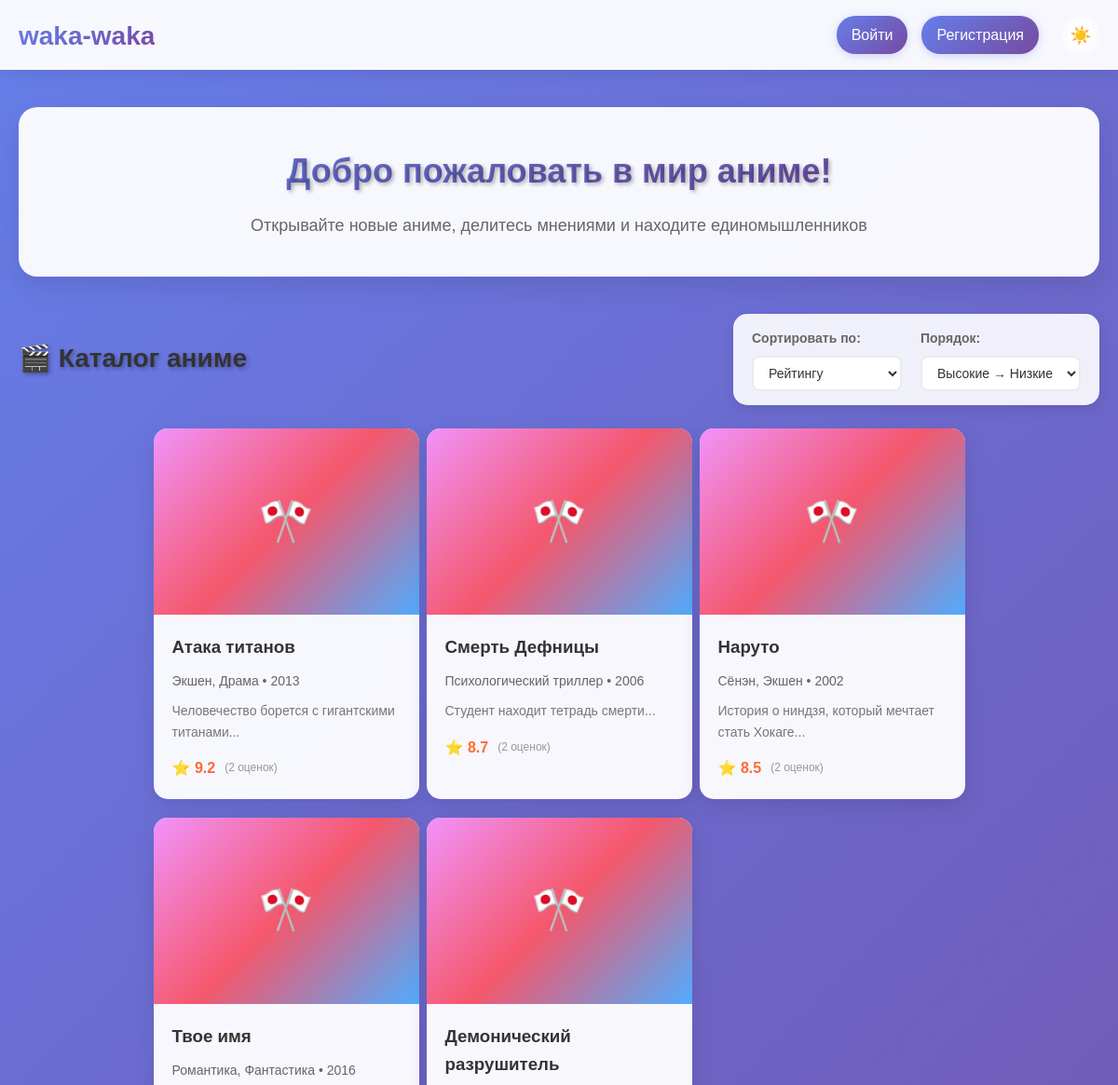
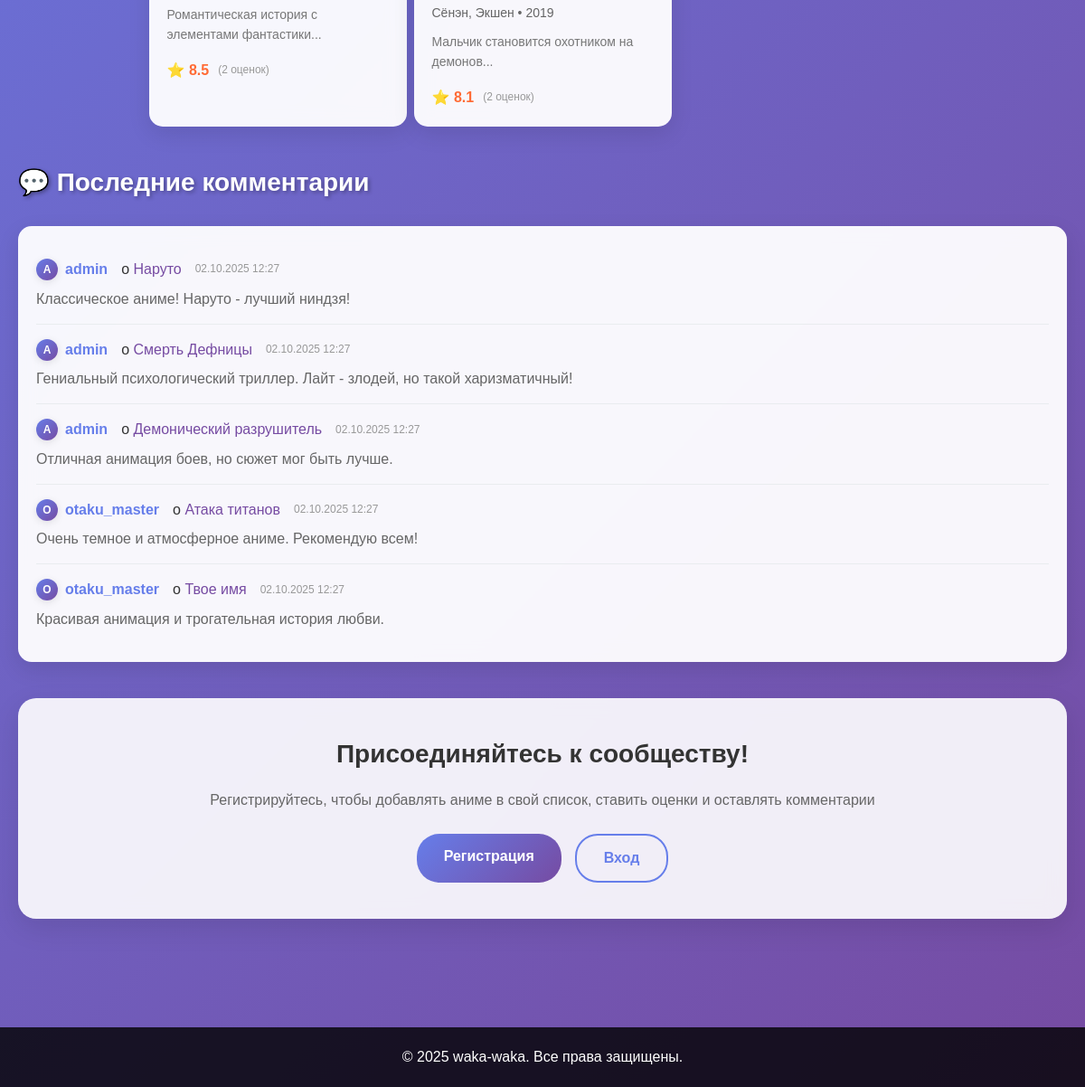
The page / on the database its author committed (2 pictures, top to bottom).
### tables this page shows
CREATE TABLE anime (
    id INT PRIMARY KEY AUTO_INCREMENT,
    title VARCHAR(255) NOT NULL,
    description TEXT,
    genre VARCHAR(100),
    year INT,
    studio VARCHAR(255) DEFAULT NULL,
    image_url VARCHAR(255),
    trailer_url VARCHAR(255) DEFAULT NULL,
    created_by INT,
    created_at TIMESTAMP DEFAULT CURRENT_TIMESTAMP,
    FOREIGN KEY (created_by) REFERENCES users(id) ON DELETE SET NULL
);

CREATE TABLE comments (
    id INT PRIMARY KEY AUTO_INCREMENT,
    user_id INT NOT NULL,
    anime_id INT NOT NULL,
    comment TEXT NOT NULL,
    created_at TIMESTAMP DEFAULT CURRENT_TIMESTAMP,
    FOREIGN KEY (user_id) REFERENCES users(id) ON DELETE CASCADE,
    FOREIGN KEY (anime_id) REFERENCES anime(id) ON DELETE CASCADE
);

CREATE TABLE users (
    id INT PRIMARY KEY AUTO_INCREMENT,
    username VARCHAR(50) NOT NULL UNIQUE,
    email VARCHAR(100) NOT NULL UNIQUE,
    password VARCHAR(255) NOT NULL,
    role ENUM('user', 'admin') DEFAULT 'user',
    avatar VARCHAR(255) DEFAULT NULL,
    created_at TIMESTAMP DEFAULT CURRENT_TIMESTAMP
);

### config.php (called while the page is built, shortened)
<?php
function getDB() {
    try {
        $pdo = new PDO("mysql:host=" . DB_HOST . ";dbname=" . DB_NAME . ";charset=utf8", DB_USER, DB_PASS);
        $pdo->setAttribute(PDO::ATTR_ERRMODE, PDO::ERRMODE_EXCEPTION);
        return $pdo;
    } catch(PDOException $e) {
        die("Ошибка подключения к базе данных: " . $e->getMessage());
    }
}
function isLoggedIn() {
    return isset($_SESSION['user_id']);
}
function getCurrentUser() {
    if (!isLoggedIn()) {
        return null;
    }
    $pdo = getDB();
    $stmt = $pdo->prepare("SELECT * FROM users WHERE id = ?");
    $stmt->execute([$_SESSION['user_id']]);
    return $stmt->fetch(PDO::FETCH_ASSOC);
}
function h($text) {
    return htmlspecialchars($text, ENT_QUOTES, 'UTF-8');
}
function formatDate($date) {
    return date('d.m.Y H:i', strtotime($date));
}
?>

### index.php (the view, shortened to what this page needs)
<?php
require_once 'config.php';
$pdo = getDB();
$sortBy = $_GET['sort'] ?? 'rating';
$sortOrder = $_GET['order'] ?? 'desc';
$baseQuery = "
    SELECT a.*, AVG(r.overall_rating) as avg_rating, COUNT(r.overall_rating) as rating_count
    FROM anime a
    LEFT JOIN ratings r ON a.id = r.anime_id
";
$whereClause = "";
$queryParams = [];
$groupClause = " GROUP BY a.id";
$orderClause = "";
switch ($sortBy) {
    case 'rating':
        $orderClause = "ORDER BY avg_rating $sortOrder, rating_count DESC";
        break;
}
$fullQuery = $baseQuery . $whereClause . $groupClause . " " . $orderClause . " LIMIT 20";
if (!empty($queryParams)) {
    $stmt = $pdo->prepare($fullQuery);
    $stmt->execute($queryParams);
    $topAnime = $stmt->fetchAll(PDO::FETCH_ASSOC);
} else {
    $topAnime = $pdo->query($fullQuery)->fetchAll(PDO::FETCH_ASSOC);
}
$latestCommentsQuery = "
    SELECT c.*, u.username, u.avatar, u.id as user_id, a.title as anime_title
    FROM comments c
    JOIN users u ON c.user_id = u.id
    JOIN anime a ON c.anime_id = a.id
    ORDER BY c.created_at DESC
    LIMIT 5
";
$latestComments = $pdo->query($latestCommentsQuery)->fetchAll(PDO::FETCH_ASSOC);
$currentUser = getCurrentUser();
?>
<!DOCTYPE html>
<html lang="ru">
<head>
    <link rel="stylesheet" href="style.css">
</head>
<body>
    <header class="header">
        <div class="container">
            <h1 class="logo"><a href="index.php"><?php echo SITE_NAME; ?></a></h1>
            <nav class="nav">
                <?php if ($currentUser): ?>
                    <?php if (isAdmin()): ?>
                        <a href="add_anime.php">Добавить аниме</a>
                    <?php endif; ?>
                    <a href="logout.php">Выйти</a>
                    <div class="user-info avatar-dropdown">
                        <div class="avatar-trigger" onclick="toggleAvatarDropdown()">
                            <span class="user-name"><?php echo h($currentUser['username']); ?></span>
                            <?php if ($currentUser['avatar'] && file_exists($currentUser['avatar'])): ?>
                                <img src="<?php echo h($currentUser['avatar']); ?>" alt="Аватарка <?php echo h($currentUser['username']); ?>" class="user-avatar">
                            <?php else: ?>
                                <div class="user-avatar" title="<?php echo h($currentUser['username']); ?>">
                                    <?php echo strtoupper(substr($currentUser['username'], 0, 1)); ?>
                                </div>
                            <?php endif; ?>
                        </div>
                        <div class="avatar-dropdown-menu" id="avatarDropdown">
                            <div class="dropdown-item">
                                <button type="button" class="dropdown-button" onclick="window.location.href='profile.php'">
                                    👤 Личный кабинет
                                </button>
                            </div>
                            <div class="dropdown-item">
                                <form action="upload_avatar.php" method="post" enctype="multipart/form-data" id="avatarForm">
                                    <input type="file" name="avatar" id="avatarInput" accept="image/*" style="display: none;" onchange="handleAvatarUpload(this)">
                                    <label for="avatarInput" class="dropdown-button">
                                        📁 Изменить аватарку
                                    </label>
                                </form>
                            </div>
                            <?php if ($currentUser['avatar']): ?>
                            <div class="dropdown-item">
                                <form action="upload_avatar.php" method="post">
                                    <button type="submit" name="delete_avatar" class="dropdown-button delete" onclick="return confirm('Удалить аватарку?')">
                                        🗑️ Удалить аватарку
                                    </button>
                                </form>
                            </div>
                            <?php endif; ?>
                        </div>
                    </div>
                <?php else: ?>
                    <a href="login.php">Войти</a>
                    <a href="register.php">Регистрация</a>
                <?php endif; ?>
                <button class="theme-toggle" id="themeToggle" title="Переключить тему">
                    <span class="theme-icon sun">☀️</span>
                </button>
            </nav>
        </div>
    </header>
    <main class="main">
        <div class="container">
            <section class="hero">
                <h2>Добро пожаловать в мир аниме!</h2>
                <p>Открывайте новые аниме, делитесь мнениями и находите единомышленников</p>
            </section>
            <section class="top-anime">
                <div class="anime-header">
                    <h2>🎬 Каталог аниме
                    </h2>
                    <div class="sorting-controls">
                        <form method="GET" class="sort-form" id="filterForm">
                            <div class="sort-group">
                                <label for="sort">Сортировать по:</label>
                                <select name="sort" id="sort" onchange="this.form.submit()">
                                    <option value="rating" <?php echo $sortBy === 'rating' ? 'selected' : ''; ?>>Рейтингу</option>
                                </select>
                            </div>
                            <?php if ($sortBy !== 'title' && $sortBy !== 'genre'): ?>
                            <div class="sort-group">
                                <label for="order">Порядок:</label>
                                <select name="order" id="order" onchange="this.form.submit()">
                                    <option value="desc" <?php echo $sortOrder === 'desc' ? 'selected' : ''; ?>>
                                        <?php
                                        echo $sortBy === 'rating' ? 'Высокие → Низкие' :
                                            ($sortBy === 'year' ? 'Новые → Старые' :
                                            ($sortBy === 'created_at' ? 'Новые → Старые' : 'Я → А'));
                                        ?>
                                    </option>
                                </select>
                            </div>
                            <?php endif; ?>
                        </form>
                    </div>
                </div>
                <div class="anime-grid">
                    <?php foreach ($topAnime as $anime): ?>
                        <div class="anime-card" data-anime-id="<?php echo $anime['id']; ?>">
                            <?php if ($anime['image_url']): ?>
                                <img src="<?php echo h($anime['image_url']); ?>" alt="<?php echo h($anime['title']); ?>" class="anime-image">
                            <?php else: ?>
                                <div class="anime-image-placeholder">🎌</div>
                            <?php endif; ?>
                            <div class="anime-info">
                                <h3><?php echo h($anime['title']); ?></h3>
                                <p class="anime-genre"><?php echo h($anime['genre']); ?> • <?php echo h($anime['year']); ?></p>
                                <p class="anime-description"><?php echo h(substr($anime['description'], 0, 100)); ?>...</p>
                                <div class="anime-rating">
                                    <span class="rating-stars">⭐ <?php echo $anime['avg_rating'] ? round($anime['avg_rating'], 1) : 'Нет оценок'; ?></span>
                                    <span class="rating-count">(<?php echo $anime['rating_count']; ?> оценок)</span>
                                </div>
                            </div>
                        </div>
                    <?php endforeach; ?>
                </div>
            </section>
            <section class="latest-comments">
                <h2>💬 Последние комментарии</h2>
                <div class="comments-list">
                    <?php foreach ($latestComments as $comment): ?>
                        <div class="comment-item">
                            <div class="comment-header">
                                <span class="comment-user">
                                    <a href="profile.php?user_id=<?php echo $comment['user_id']; ?>" class="user-profile-link">
                                        <?php if ($comment['avatar'] && file_exists($comment['avatar'])): ?>
                                            <img src="<?php echo h($comment['avatar']); ?>" alt="Аватарка <?php echo h($comment['username']); ?>" class="comment-avatar" style="width: 24px; height: 24px; border-radius: 50%; vertical-align: middle; margin-right: 8px;">
                                        <?php else: ?>
                                            <div class="comment-avatar" style="display: inline-block; width: 24px; height: 24px; border-radius: 50%; background: linear-gradient(135deg, #667eea, #764ba2); color: white; text-align: center; line-height: 24px; font-size: 12px; font-weight: bold; margin-right: 8px; vertical-align: middle;">
                                                <?php echo strtoupper(substr($comment['username'], 0, 1)); ?>
                                            </div>
                                        <?php endif; ?>
                                        <?php echo h($comment['username']); ?>
                                    </a>
                                </span>
                                <span class="comment-anime">о <a href="anime.php?id=<?php echo $comment['anime_id']; ?>"><?php echo h($comment['anime_title']); ?></a></span>
                                <span class="comment-date"><?php echo formatDate($comment['created_at']); ?></span>
                            </div>
                            <div class="comment-text">
                                <?php echo h($comment['comment']); ?>
                            </div>
                        </div>
                    <?php endforeach; ?>
                </div>
            </section>
            <?php if (!$currentUser): ?>
            <section class="cta">
                <h2>Присоединяйтесь к сообществу!</h2>
                <p>Регистрируйтесь, чтобы добавлять аниме в свой список, ставить оценки и оставлять комментарии</p>
                <div class="cta-buttons">
                    <a href="register.php" class="btn btn-primary">Регистрация</a>
                    <a href="login.php" class="btn btn-secondary">Вход</a>
                </div>
            </section>
            <?php endif; ?>
        </div>
    </main>
    <footer class="footer">
        <div class="container">
            <p>&copy; 2025 <?php echo SITE_NAME; ?>. Все права защищены.</p>
        </div>
    </footer>
</body>
</html>

### rows shown on the page
anime: title "Атака титанов", genre "Экшен, Драма", year "2013", description "Человечество борется с гигантскими титанами", avg_rating "9.2", rating_count "2"
anime: title "Смерть Дефницы", genre "Психологический триллер", year "2006", description "Студент находит тетрадь смерти", avg_rating "8.7", rating_count "2"
anime: title "Наруто", genre "Сёнэн, Экшен", year "2002", description "История о ниндзя, который мечтает стать Хокаге", avg_rating "8.5", rating_count "2"
anime: title "Твое имя", genre "Романтика, Фантастика", year "2016", description "Романтическая история с элементами фантастики", avg_rating "8.5", rating_count "2"
anime: title "Демонический разрушитель", genre "Сёнэн, Экшен", year "2019", description "Мальчик становится охотником на демонов", avg_rating "8.1", rating_count "2"
comments: user.username "A", user.username "admin", anime.title "Наруто", created_at "02.10.2025 12:27", comment "Классическое аниме! Наруто - лучший ниндзя!"
comments: user.username "A", user.username "admin", anime.title "Смерть Дефницы", created_at "02.10.2025 12:27", comment "Гениальный психологический триллер. Лайт - злодей, но такой харизматичный!"
comments: user.username "A", user.username "admin", anime.title "Демонический разрушитель", created_at "02.10.2025 12:27", comment "Отличная анимация боев, но сюжет мог быть лучше."
comments: user.username "O", user.username "otaku_master", anime.title "Атака титанов", created_at "02.10.2025 12:27", comment "Очень темное и атмосферное аниме. Рекомендую всем!"
comments: user.username "O", user.username "otaku_master", anime.title "Твое имя", created_at "02.10.2025 12:27", comment "Красивая анимация и трогательная история любви."

### other values the page prints
SITE_NAME "waka-waka"
